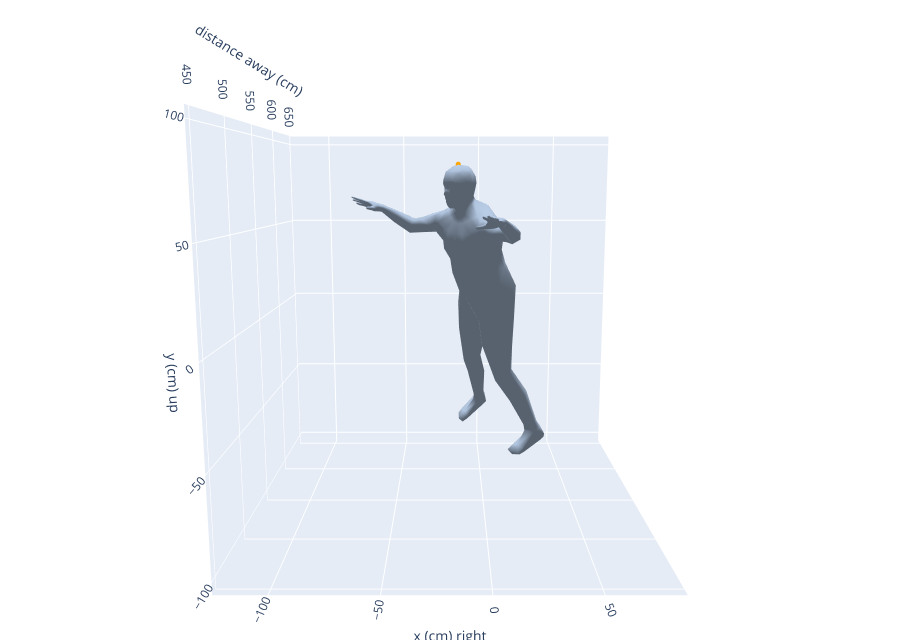

Source (notebook cell):
### Code cell
IMAGE = '/Users/rzt/Desktop/Screenshot 2026-09-23 at 10.21.26 AM.png'
W = 0.30

net = model_spatial.PoseNet(torch.load(HERE / "model_spatial.pt", map_location="cpu")["backbone"], pretrained=False)
state = torch.load(HERE / "model_spatial.pt", map_location="cpu")
net.load_state_dict(state["weights"])
net.eval()
body = losses.Body(ik.Rig())

picture = Image.open(IMAGE).convert("RGB")
side = max(picture.size)
square = Image.new("RGB", (side, side), (124, 116, 104))
square.paste(picture, ((side - picture.size[0]) // 2, (side - picture.size[1]) // 2))
rgb = np.asarray(square.resize((256, 256), Image.BILINEAR), np.float32) / 255.0
image = torch.from_numpy(((rgb - IMAGENET_MEAN) / IMAGENET_STD).transpose(2, 0, 1))[None]

context = torch.tensor([[0.0, 0.0, W]])
box = torch.tensor([[128.0, 128.0, 256.0]])
intrinsics = torch.tensor([[256.0 / W, 256.0 / W, 128.0, 128.0]])

with torch.no_grad():
    out = net(image, context)

local = body.joints(out["angles"], out["scales"])
translation = losses.translation_from(out["camera"], box, intrinsics)
view = losses.place_in_view(local, out["rotation"], translation).detach()

parameters = torch.zeros(1, losses.N_MHR_PARAMETERS)
parameters = parameters.index_copy(1, body.angles_at, out["angles"])
parameters = parameters.index_copy(1, body.scales_at, out["scales"])
with torch.no_grad():
    vertices, rig_state = body.rig.model(torch.zeros(1, losses.N_IDENTITY), parameters, None)
hips = rig_state[:, body.joints_at[PELVIS], :3]
mesh = losses.place_in_view(vertices - hips[:, None, :], out["rotation"], translation).detach().numpy()[0]

BONES = [("pelvis", "spine"), ("spine", "neck"), ("neck", "head"), ("head", "head_top"),
         ("neck", "left_shoulder"), ("left_shoulder", "left_elbow"), ("left_elbow", "left_wrist"),
         ("neck", "right_shoulder"), ("right_shoulder", "right_elbow"), ("right_elbow", "right_wrist"),
         ("pelvis", "left_hip"), ("left_hip", "left_knee"), ("left_knee", "left_ankle"),
         ("pelvis", "right_hip"), ("right_hip", "right_knee"), ("right_knee", "right_ankle")]
LINKS = [(KEYPOINTS.index(a), KEYPOINTS.index(b)) for a, b in BONES]

def stick(points):
    points = np.asarray(points)
    return [[v for a, b in LINKS for v in (points[a, i], points[b, i], None)]
            for i in range(points.shape[1])]

go.Figure(go.Image(z=rgb * 255.0)).update_layout(
    height=400, width=400, margin=dict(l=0, r=0, t=0, b=0),
    xaxis=dict(visible=False), yaxis=dict(visible=False)).show()

points = ((losses.to_crop_units(losses.project(view, intrinsics), box) + 1.0) / 2.0 * 256).numpy()[0]
x, y = stick(points)
go.Figure([go.Image(z=rgb * 255.0, hoverinfo="skip"),
           go.Scatter(x=x, y=y, mode="lines+markers", line=dict(color="orange", width=3),
                      marker=dict(size=5))]).update_layout(
    height=400, width=400, margin=dict(l=0, r=0, t=0, b=0), showlegend=False,
    xaxis=dict(visible=False, range=[0, 256]),
    yaxis=dict(visible=False, range=[256, 0], scaleanchor="x")).show()

centres, reach = mhr_scene._framing([[mesh]])
mx, my, mz = stick(mhr_scene.plotted(view.numpy()[0]))
go.Figure([mhr_scene._body(mesh, faces(body.rig.model), "lightsteelblue", "body"),
           go.Scatter3d(x=mx, y=my, z=mz, mode="lines+markers",
                        line=dict(color="orange", width=5), marker=dict(size=3))]).update_layout(
    height=640, margin=dict(l=0, r=0, t=0, b=0), showlegend=False,
    scene=mhr_scene._scene(centres[0], reach)).show()

### Figure 1 — Plotly figure (JSON) as saved in the notebook; plotly's stock layout.template omitted (floating-point values rounded to 4 significant figures; data arrays with more than 128 entries replaced by an {"elided": "..."} marker saying what was removed)
{"data": [{"color": "lightsteelblue", "flatshading": false, "hoverinfo": "skip", "i": {"elided": "1186 int values"}, "j": {"elided": "1186 int values"}, "k": {"elided": "1186 int values"}, "lighting": {"ambient": 0.5, "diffuse": 0.8, "specular": 0.2}, "lightposition": {"x": 0, "y": -3000, "z": 2000}, "name": "body", "showlegend": true, "type": "mesh3d", "x": {"elided": "595 float values"}, "y": {"elided": "595 float values"}, "z": {"elided": "595 float values"}}, {"line": {"color": "orange", "width": 5}, "marker": {"size": 3}, "mode": "lines+markers", "type": "scatter3d", "x": [2.719, 1.496, null, 1.496, -9.607, null, -9.607, -12.1, null, -12.1, -14.73, null, -9.607, 2.236, null, 2.236, 13.65, null, 13.65, 4.761, null, -9.607, -20.79, null, -20.79, -39.15, null, -39.15, -59.37, null, 2.719, 7.065, null, 7.065, 9.169, null, 9.169, 30.2, null, 2.719, -3.525, null, -3.525, -7.666, null, -7.666, -0.2159, null], "y": [566.2, 563.5, null, 563.5, 551.2, null, 551.2, 549.0, null, 549.0, 545.7, null, 551.2, 535.9, null, 535.9, 514.0, null, 514.0, 493.8, null, 551.2, 567.8, null, 567.8, 583.6, null, 583.6, 579.9, null, 566.2, 557.7, null, 557.7, 563.0, null, 563.0, 571.4, null, 566.2, 575.3, null, 575.3, 590.8, null, 590.8, 615.9, null], "z": [13.11, 25.43, null, 25.43, 58.43, null, 58.43, 65.91, null, 65.91, 84.52, null, 58.43, 53.64, null, 53.64, 49.43, null, 49.43, 56.85, null, 58.43, 56.68, null, 56.68, 50.22, null, 50.22, 61.14, null, 13.11, 4.986, null, 4.986, -35.63, null, -35.63, -70.28, null, 13.11, 7.203, null, 7.203, -30.56, null, -30.56, -62.61, null]}], "layout": {"height": 640, "margin": {"b": 0, "l": 0, "r": 0, "t": 0}, "scene": {"aspectmode": "cube", "camera": {"eye": {"x": 0, "y": -2, "z": 0.35}, "up": {"x": 0, "y": 0, "z": 1}}, "xaxis": {"range": [-124.8, 86.69], "title": {"text": "x (cm) right"}}, "yaxis": {"range": [444.6, 656.2], "title": {"text": "distance away (cm)"}}, "zaxis": {"range": [-106.1, 105.5], "title": {"text": "y (cm) up"}}}, "showlegend": false}}
